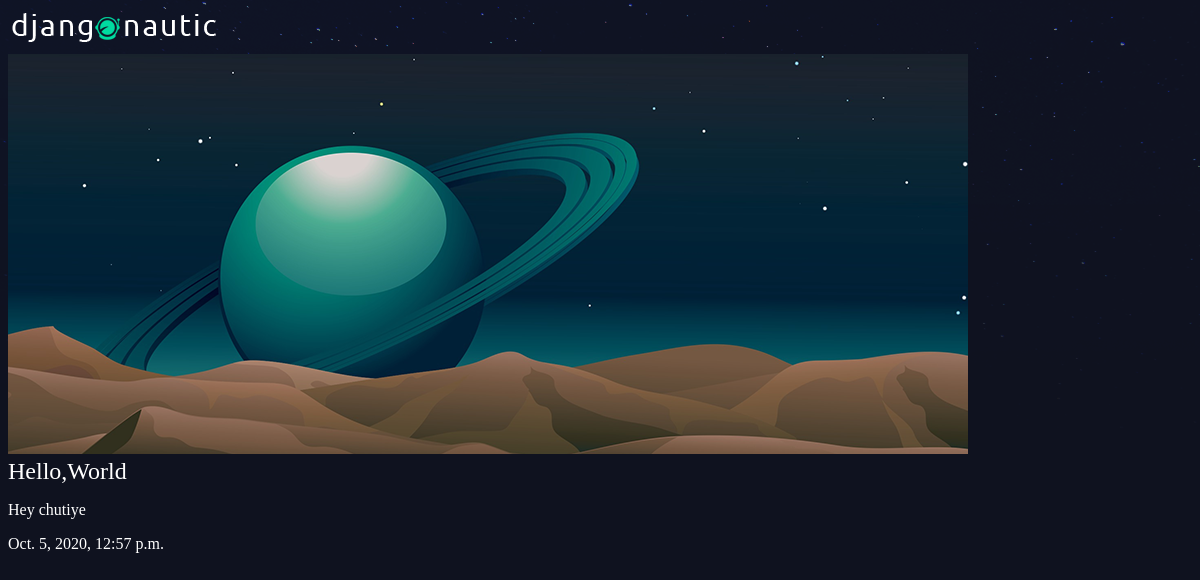
/articals/hello-world/, run on the app's committed database.
### articals/models.py (models this page shows, shortened)
class Artical(models.Model):
    title = models.CharField(max_length=100)
    slug = models.SlugField()
    body = models.TextField()
    date = models.DateTimeField(auto_now_add=True)
    thumb = models.ImageField(default = 'default.png',blank = True)

### articals/views.py (the view)
# urls.py: re_path(r'^(?P<slug>[\w-]+)/$',views.artical_details, name = "details")
def artical_details(request,slug):
    artical = ar.objects.get(slug=slug)
    return render(request,'articals/artical_detail.html',{'artical': artical})

### articals/templates/articals/artical_detail.html
{% extends 'base_layout.html' %}
{% block content %}
<div  class="artical-detail">
 <div class = "artical">
   <img class = "img-rounded" src="{{MEDIA_URL}}{{artical.thumb.url}}" alt="THUMB"/>
   <h2>{{artical.title}}</h2>
   <p>{{artical.body}}</p>
   <p>{{artical.date}}</p>
 </div>
</div>
{% endblock %}

### assets/styles.css (style rules this page uses)
body { background-color: #0f121f; background-image: url(stars.png); background-repeat: no-repeat; color: #fff; }
body * { font-family: Ubuntu; }
h1, h2, h3, h4, h5 { font-weight: normal; margin: 0; }

### data on the page
Artical: thumb (placeholder picture), title "Hello,World", body "Hey chutiye", date "Oct. 5, 2020, 12:57 p.m."
